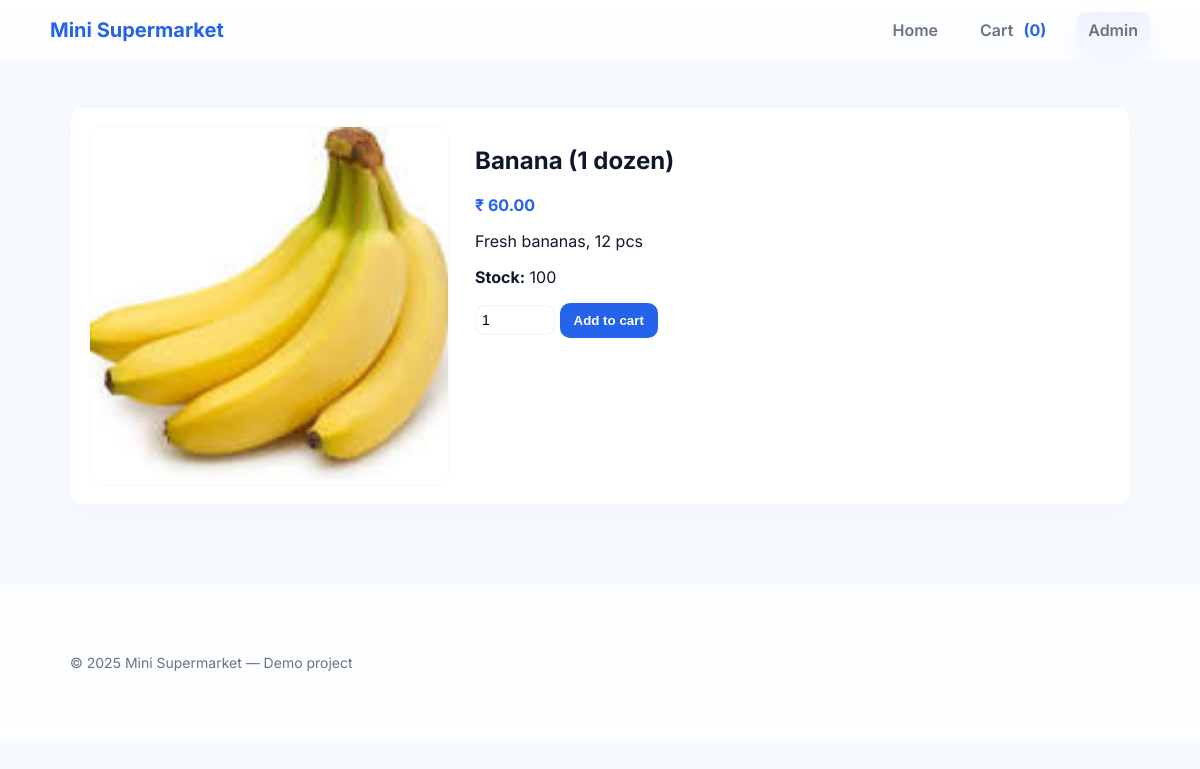
/product.php?id=2, run on the app's committed database.
### tables this page shows
CREATE TABLE IF NOT EXISTS products (
  id INT AUTO_INCREMENT PRIMARY KEY,
  name VARCHAR(150) NOT NULL,
  category VARCHAR(100),
  description TEXT,
  price DECIMAL(10,2) NOT NULL,
  image VARCHAR(255),
  stock INT DEFAULT 0
);

### product.php (the view, shortened to what this page needs)
<?php
require 'inc/config.php';
include 'inc/header.php';
$id = (int)($_GET['id'] ?? 0);
$stmt = $pdo->prepare("SELECT * FROM products WHERE id = ?");
$stmt->execute([$id]);
$p = $stmt->fetch();
?>
<div class="product-detail card">
  <img src="assets/img/<?= htmlspecialchars($p['image']) ?>" alt="">
  <div>
    <h2><?= htmlspecialchars($p['name']) ?></h2>
    <p class="price">₹ <?= number_format($p['price'],2) ?></p>
    <p><?= nl2br(htmlspecialchars($p['description'])) ?></p>
    <p><strong>Stock:</strong> <?= (int)$p['stock'] ?></p>
    <form method="post" action="cart.php">
      <input type="number" name="qty" value="1" min="1" max="<?= (int)$p['stock'] ?>" style="width:80px;padding:6px">
      <button class="btn" name="add_to_cart" <?= $p['stock'] <= 0 ? 'disabled' : '' ?>>Add to cart</button>
    </form>
  </div>
</div>
<?php include 'inc/footer.php'; ?>

### assets/css/style.css (style rules this page uses)
:root { --accent:#2563eb; --accent-2:#1e40af; --muted:#6b7280; --bg:#f7fbff; --card:#fff; --surface:#fbfdff; --container:1100px; --radius:12px; }
* { box-sizing:border-box }
html,body { height:100% }
body { margin:0; font-family:"Inter", system-ui, -apple-system, "Segoe UI", Roboto, Arial; color:#0f172a; background:var(--bg); -webkit-font-smoothing:antialiased; }
.price { font-weight:700;color:var(--accent);margin-top:auto }
.product-detail { display:flex;gap:26px;align-items:flex-start;margin-top:18px }
.product-detail img { width:360px;height:360px;object-fit:cover;border-radius:12px;border:1px solid rgba(14,47,90,0.03) }
.card { background:var(--card);border-radius:12px;padding:18px;border:1px solid rgba(14,47,90,0.03);box-shadow:0 8px 24px rgba(16,24,40,0.03);margin-top:18px }
.btn { background:var(--accent);color:#fff;padding:10px 14px;border-radius:10px;border:none;font-weight:700;cursor:pointer }
input[type="text"], input[type="email"], input[type="number"], textarea, select { width:100%;padding:10px 12px;border-radius:10px;border:1px solid rgba(14,47,90,0.06);font-size:14px;outline:none; }

### data on the page
products: image (picture), name "Banana (1 dozen)", price "60.00", description "Fresh bananas, 12 pcs", stock "100"

### other printed values
array_sum($_SESSION['cart'] ?? []) ?: 0 "0"
